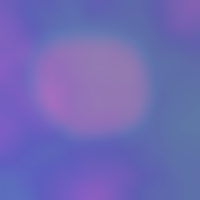
Frame 1 (no input)
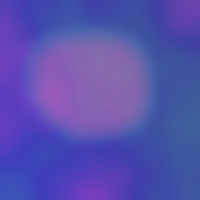
Frame 2 (the mouse pressed at the canvas centre, redrawn once)

The Processing sketch that drew these frames (run headless with seeded random() and noise(); the mouse was pressed at the canvas centre and the sketch redrawn once):

// Processing sketch: processing_78857
// ── processing_78857.pde


PGraphics t;
PGraphics d;

void setup() {
  size(200, 200);
  t = createGraphics(width, height, JAVA2D);
  d = createGraphics(width, height, JAVA2D);

  smooth();
  noStroke();
  noLoop();
  float xnoise = 0.0;
  float ynoise = 0.0;
  float inc = 0.01;

  float k = random(70, 100); //left point y value
  float k2 = random(70, 100); //right point y value
  float b = random(50, 90); //top point x value
  float b2=random(60, 110); //bottom point x value
  float p = random(10, 30); // top side vertex and curve y value
  float q = random(140, 190); // right side vertex and curve x value
  float r = random(120, 170); //bottom side vertex and curve y value
  float s = random(5, 40); //left side vertex and curve x value
  t.beginDraw();
  t.colorMode(HSB, 360, 100, 100);
for (int y = 0; y<height;y++) {
  for (int x=0;x<width;x++) {
  float col = map(noise(xnoise, ynoise), 0, 1, 200, 285);
       float bright = map(noise(xnoise*.5, ynoise*.5),0,1,50,85);
       float sat = map(noise(xnoise*.125, ynoise*.125),0,1,50,85);
  t.stroke(col,sat,bright);
      t.point(x, y);
      xnoise = xnoise + inc;
    }
  xnoise = 0;
    ynoise = ynoise+inc;
  }
  t.endDraw();
  t.beginDraw();
  t.noStroke();
  t.smooth();
  t.fill(#688DBF,80);
  t.beginShape();
  t.vertex(b, p);
  t. bezierVertex(120, p, q, 30, q, k);
  t.vertex(q, k);
  t.bezierVertex(q, 125, 140, r, b2, r);
  t.vertex(b2, r);
  t.bezierVertex(71, r, s, 115, s, k2);
  t.vertex(s, k2);
  t. bezierVertex(s, 37, 41, p, b, p);
  t.endShape();
  t.endDraw();
 
  t.filter(BLUR,4);
   d.beginDraw();
  d.noStroke();
  d.smooth();
d.fill(#FF0000,50);
  d.beginShape();
  d.vertex(b, p);
  d. bezierVertex(120, p, q, 30, q, k);
  d.vertex(q, k);
  d.bezierVertex(q, 125, 140, r, b2, r);
  d.vertex(b2, r);
  d.bezierVertex(71, r, s, 115, s, k2);
  d.vertex(s, k2);
  d. bezierVertex(s, 37, 41, p, b, p);
  d.endShape();
  d.endDraw();
  d.filter(BLUR,8);
}
void draw() {


    image(t, 0, 0);
     blend(d,0,0,width,height,10,10,width-20,height-20,ADD);
//filter(BLUR,1);
}
